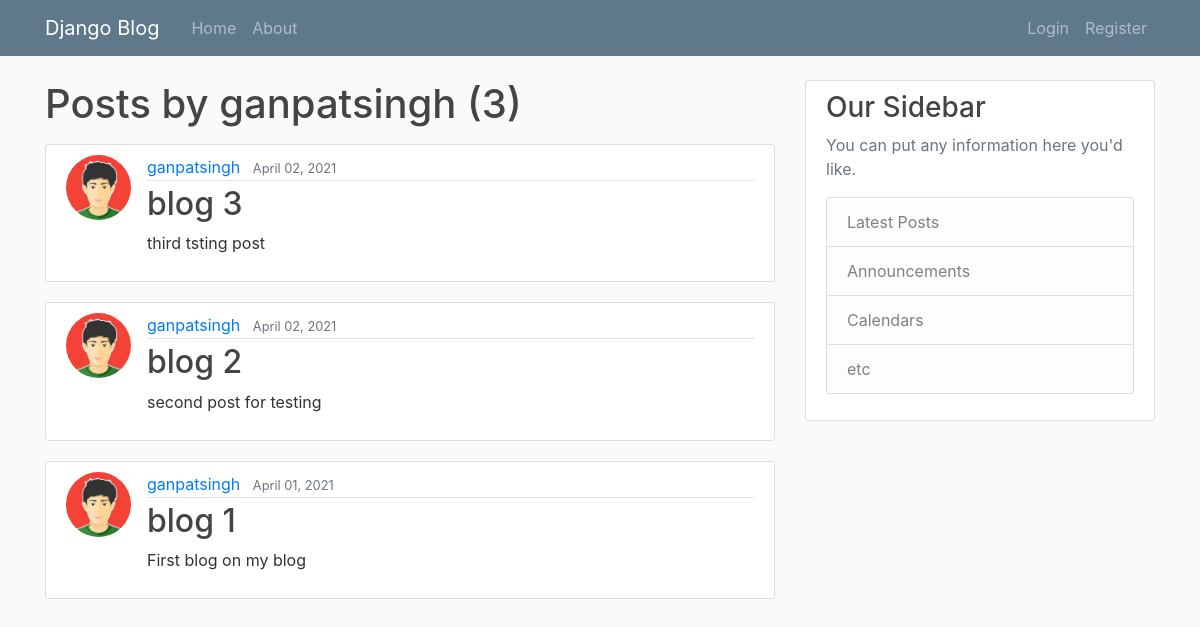
Page /user/ganpatsingh/ on the earlier database version.
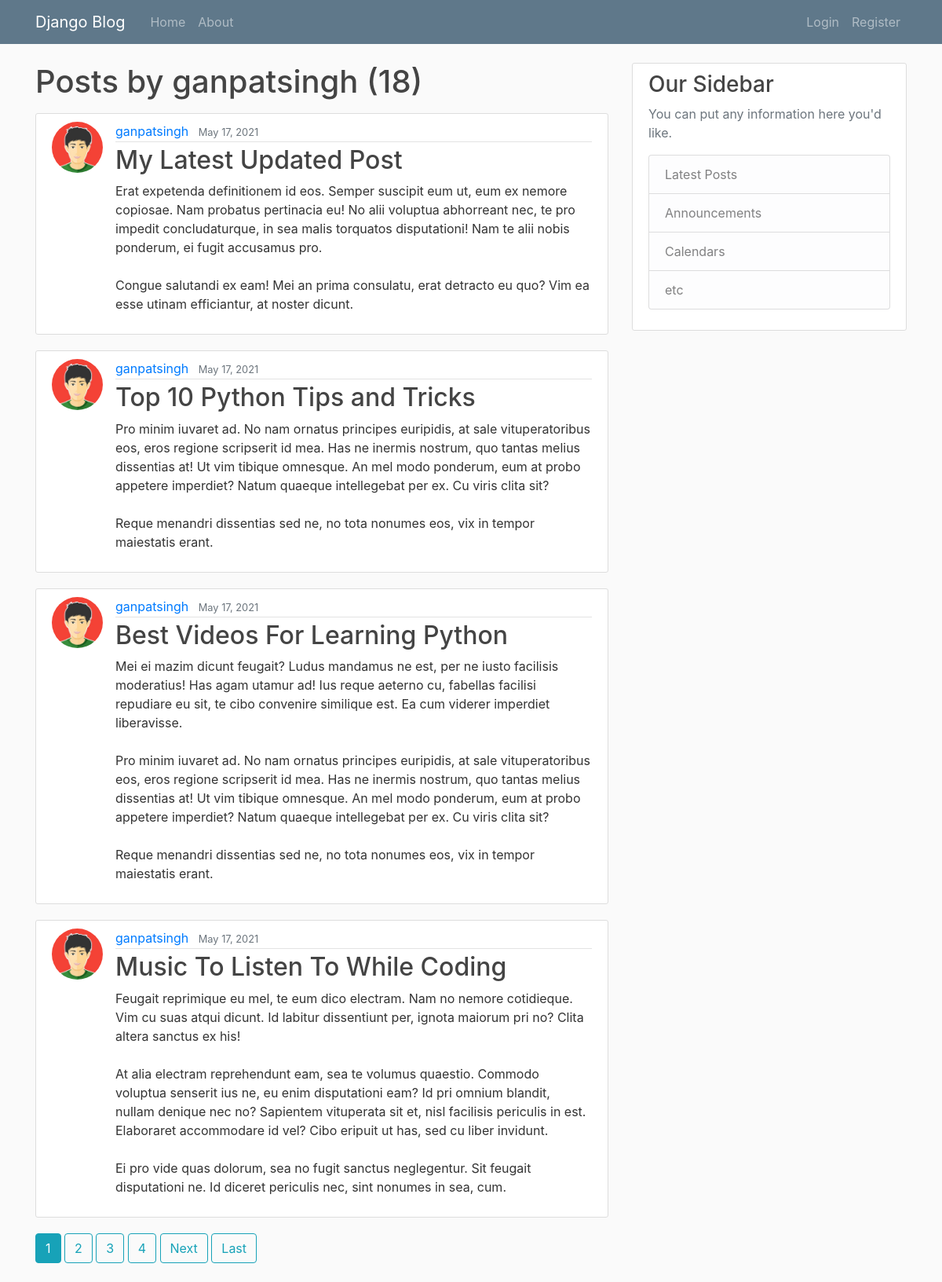
Same page on the later database version.
### blog/models.py (models this page shows, shortened)
class Post(models.Model):
    title = models.CharField(max_length=100)
    content = models.TextField()
    date_posted = models.DateTimeField(default=timezone.now)
    author = models.ForeignKey(User, on_delete=models.CASCADE)

### users/models.py (models this page shows, shortened)
class Profile(models.Model):
    user = models.OneToOneField(User, on_delete=models.CASCADE)
    image = models.ImageField(default = 'default.jpg', upload_to = 'profile_pics')

### blog/views.py (the view)
# urls.py: path('user/<str:username>/', UserPostListView.as_view(), name='user-posts'),
class UserPostListView(ListView):
    model = Post
    template_name = 'blog/user_post.html'  # <app>/<model>_<view_type>.html
    context_object_name = 'posts'
    paginate_by = 4
    def get_queryset(self):
        user = get_object_or_404(User, username=self.kwargs.get('username'))
        return Post.objects.filter(author=user).order_by('-date_posted')

### blog/templates/blog/user_post.html (shortened to what this page needs)
{%  extends "blog/base.html" %}
{% block content %}
    <h1 class="mb-3"> Posts by {{ view.kwargs.username }} ({{page_obj.paginator.count }})</h1>
   {% for post in posts %}
       <article class="media content-section">
           <img class="rounded-circle article-img" src="{{ post.author.profile.image.url }}">
          <div class="media-body">
            <div class="article-metadata">
               <a class="mr-2" href="{% url 'user-posts' post.author.username %}">{{ post.author }}</a>
                <small class="text-muted">{{ post.date_posted|date:"F d, Y" }}</small>
            </div>
            <h2><a class="article-title" href="{% url 'post-detail' post.id %}">{{ post.title }}</a></h2>
            <p class="article-content">{{ post.content }}</p>
          </div>
       </article>
   {% endfor %}
    {% if is_paginated %}
      {% for num in page_obj.paginator.page_range %}
        {% if page_obj.number == num %}
          <a class="btn btn-info mb-4" href="?page={{ num }}">{{ num }}</a>
        {% elif num > page_obj.number|add:'-4' and num < page_obj.number|add:'4 ' %}
          <a class="btn btn-outline-info mb-4" href="?page={{ num }}">{{ num }}</a>
        {% endif %}
      {% endfor %}
      {% if page_obj.has_next %}
        <a class="btn btn-outline-info mb-4" href="?page={{ page_obj.next_page_number }}">Next</a>
        <a class="btn btn-outline-info mb-4" href="?page={{ page_obj.paginator.num_pages }}">Last</a>
      {% endif %}
    {% endif %}
{%  endblock content %}

### blog/templates/blog/base.html (shortened to what this page needs)
{% load static %}
<!DOCTYPE html>
<html>
<head>
    <link rel="stylesheet" href="https://maxcdn.bootstrapcdn.com/bootstrap/4.0.0/css/bootstrap.min.css">
    <link rel="stylesheet" type="text/css" href="{% static 'blog/main.css' %}">
</head>
<body>
    <header class="sticky-top">
      <nav class="navbar navbar-expand-md navbar-dark bg-steel fixed-top">
        <div class="container">
          <a class="navbar-brand mr-4" href="{% url 'blog-home' %}">Django Blog</a>
          <div class="collapse navbar-collapse" id="navbarToggle">
            <div class="navbar-nav mr-auto">
              <a class="nav-item nav-link" href="{% url 'blog-home' %}">Home</a>
              <a class="nav-item nav-link" href="{% url 'about' %}">About</a>
            </div>
            <div class="navbar-nav">
              {% if user.is_authenticated %}
                  <a class="nav-item nav-link" href="{% url 'post-create' %}">new Post</a>
                  <a class="nav-item nav-link" href="{% url 'profile' %}">Myprofile</a>
                  <a class="nav-item nav-link" href="{% url 'logout' %}">Logout</a>
              {% else %}
                  <a class="nav-item nav-link" href="{% url 'login' %}">Login</a>
                  <a class="nav-item nav-link" href="{% url 'register' %}">Register</a>
              {% endif %}
            </div>
          </div>
        </div>
      </nav>
    </header>
    <main role="main" class="container">
      <div class="row">
        <div class="col-md-8">
          {% block content %}{% endblock %}
        </div>
        <div class="col-md-4">
          <div class="content-section">
            <h3>Our Sidebar</h3>
            <p class='text-muted'>You can put any information here you'd like.
              <ul class="list-group">
                <li class="list-group-item list-group-item-light">Latest Posts</li>
                <li class="list-group-item list-group-item-light">Announcements</li>
                <li class="list-group-item list-group-item-light">Calendars</li>
                <li class="list-group-item list-group-item-light">etc</li>
              </ul>
            </p>
          </div>
        </div>
      </div>
    </main>
</body>
</html>

### blog/static/blog/main.css (style rules this page uses)
body { background: #fafafa; color: #333333; margin-top: 5rem; }
h1, h2, h3, h4, h5, h6 { color: #444444; }
ul { margin: 0; }
.navbar-brand { color:blue; !important; }
.bg-steel { background-color: #5f788a; }
.content-section { background: #ffffff; padding: 10px 20px; border: 1px solid #dddddd; border-radius: 3px; margin-bottom: 20px; }
.article-title { color: #444444; }
.article-content { white-space: pre-line; }
.article-img { height: 65px; width: 65px; margin-right: 16px; }
.article-metadata { padding-bottom: 1px; margin-bottom: 4px; border-bottom: 1px solid #e3e3e3 }

Differences in the rows shown:
no longer on this page (row unchanged): Post: author.profile.image (placeholder picture), author "ganpatsingh", date_posted "April 02, 2021", title "blog 3", content "third tsting post"
no longer on this page (row unchanged): Post: author.profile.image (placeholder picture), author "ganpatsingh", date_posted "April 02, 2021", title "blog 2", content "second post for testing"
no longer on this page (row unchanged): Post: author.profile.image (placeholder picture), author "ganpatsingh", date_posted "April 01, 2021", title "blog 1", content "First blog on my blog"
added Post: author.profile.image (placeholder picture), author "ganpatsingh", date_posted "May 17, 2021", title "My Latest Updated Post", content "Erat expetenda definitionem id eos. Semper suscipit eum ut, eum ex nemore copiosae. Nam probatus pertinacia eu! No alii voluptua abhorreant nec, te pro impedit concludaturque, in sea malis torquatos disputationi! Nam te alii nobis ponderum, ei fugit accusamus pro. Congue salutandi ex eam! Mei an prima consulatu, erat detracto eu quo? Vim ea esse utinam efficiantur, at noster dicunt."
added Post: author.profile.image (placeholder picture), author "ganpatsingh", date_posted "May 17, 2021", title "Top 10 Python Tips and Tricks", content "Pro minim iuvaret ad. No nam ornatus principes euripidis, at sale vituperatoribus eos, eros regione scripserit id mea. Has ne inermis nostrum, quo tantas melius dissentias at! Ut vim tibique omnesque. An mel modo ponderum, eum at probo appetere imperdiet? Natum quaeque intellegebat per ex. Cu viris clita sit? Reque menandri dissentias sed ne, no tota nonumes eos, vix in tempor maiestatis erant."
added Post: author.profile.image (placeholder picture), author "ganpatsingh", date_posted "May 17, 2021", title "Best Videos For Learning Python", content "Mei ei mazim dicunt feugait? Ludus mandamus ne est, per ne iusto facilisis moderatius! Has agam utamur ad! Ius reque aeterno cu, fabellas facilisi repudiare eu sit, te cibo convenire similique est. Ea cum viderer imperdiet liberavisse. Pro minim iuvaret ad. No nam ornatus principes euripidis, at sale vituperatoribus eos, eros regione scripserit id mea. Has ne inermis nostrum, quo tantas melius dissentias at! Ut vim tibique omnesque. An mel modo ponderum, eum at probo appetere imperdiet? Natum quaeque intellegebat per ex. Cu viris clita sit? Reque menandri dissentias sed ne, no tota nonumes eos, vix in tempor maiestatis erant."
added Post: author.profile.image (placeholder picture), author "ganpatsingh", date_posted "May 17, 2021", title "Music To Listen To While Coding", content "Feugait reprimique eu mel, te eum dico electram. Nam no nemore cotidieque. Vim cu suas atqui dicunt. Id labitur dissentiunt per, ignota maiorum pri no? Clita altera sanctus ex his! At alia electram reprehendunt eam, sea te volumus quaestio. Commodo voluptua senserit ius ne, eu enim disputationi eam? Id pri omnium blandit, nullam denique nec no? Sapientem vituperata sit et, nisl facilisis periculis in est. Elaboraret accommodare id vel? Cibo eripuit ut has, sed cu liber invidunt. Ei pro vide quas dolorum, sea no fugit sanctus neglegentur. Sit feugait disputationi ne. Id diceret periculis nec, sint nonumes in sea, cum."
Other differences:
{{ page_obj.paginator.count }}: "3" → "18"
new list line: "1"
new list line: "2"
new list line: "3"
new list line: "4"
text now shown: "Next Last"
